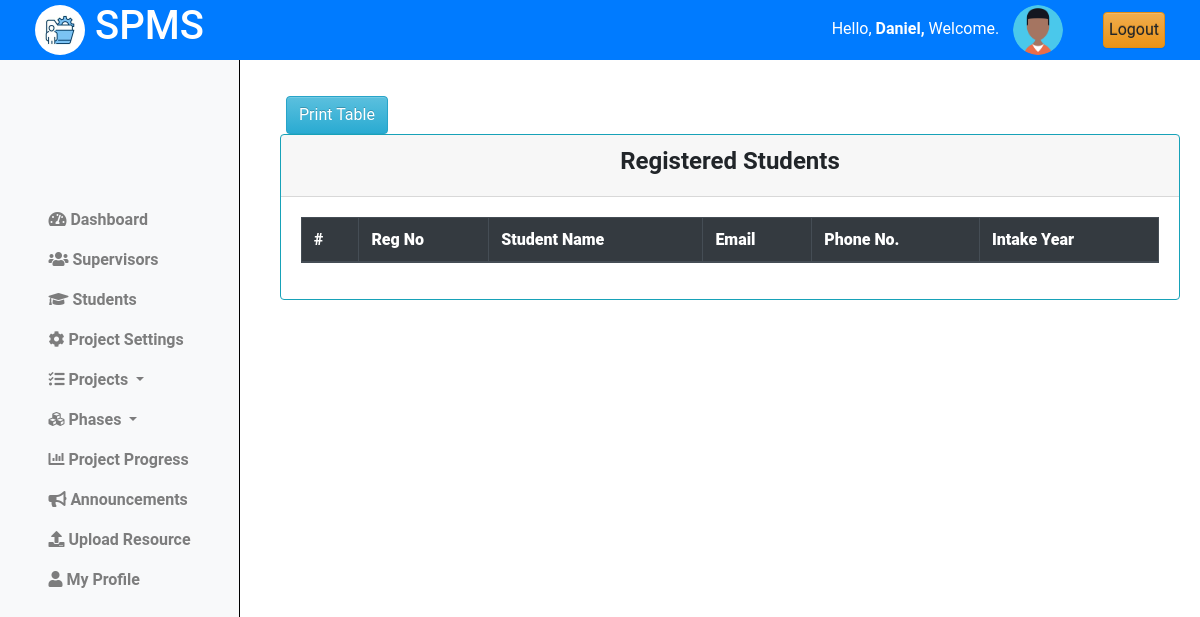
/coordinator/students/registered/ (signed in), run on an earlier commit of the app's database.
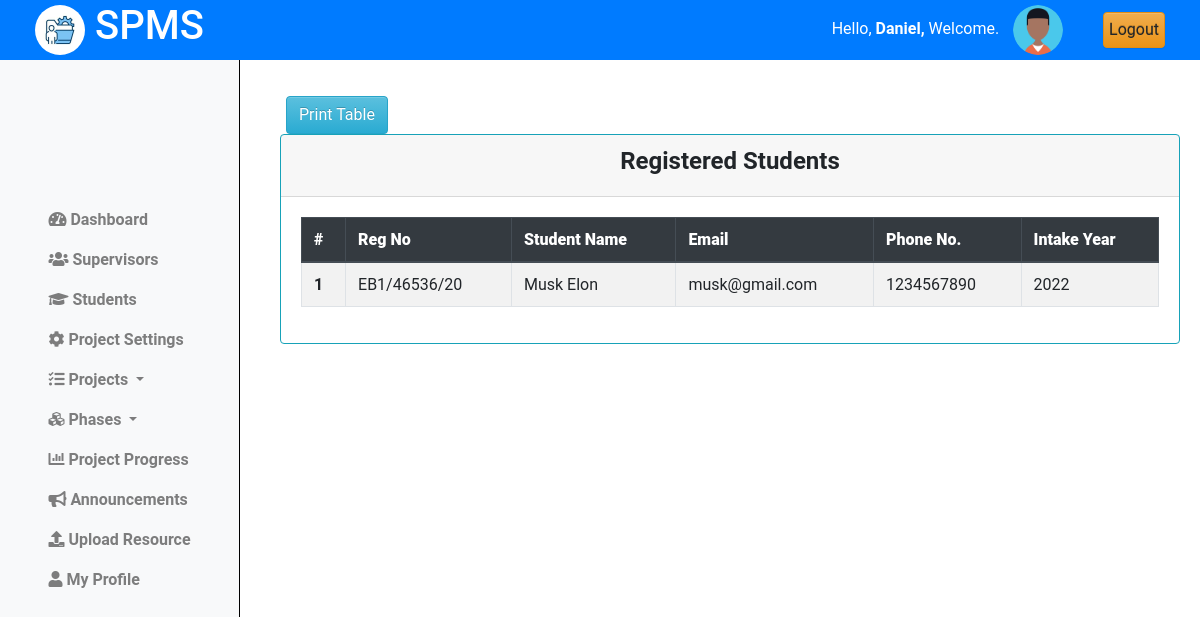
And on a later commit of the database.
### projectsApp/models.py (models this page shows, shortened)
class Student(models.Model):
    regno = models.CharField(max_length=255, unique=True)
    email = models.EmailField(max_length=255, unique=True)
    name = models.CharField(max_length=255)
    phone_number = models.IntegerField(null=True, blank=True)
    intake_year = models.PositiveSmallIntegerField(default=2024)
    password = models.CharField(max_length=128, null=False, blank=False)
    user_id = models.AutoField(primary_key=True)
    last_login = models.DateTimeField(blank=True, null=True)
    USERNAME_FIELD = 'email'
    REQUIRED_FIELDS = ['regno', 'name', 'phone_number']
    class Meta:
        db_table = "students"

### projectsApp/AccessControl.py (the view)
    @login_required
    def wrapper(request, *args, **kwargs):
        if not isinstance(request.user, Coordinator):
            return redirect('cordinator_login')
        return function(request, *args, **kwargs)

### projectsApp/AccessControl.py (called while the page is built)
def coordinator_required(function):
    @login_required
    def wrapper(request, *args, **kwargs):
        if not isinstance(request.user, Coordinator):
            return redirect('cordinator_login')
        return function(request, *args, **kwargs)
    return wrapper

### projectsApp/views.py (called while the page is built)
@coordinator_required
def reg_students(request):
    students = Student.objects.all().order_by('regno')
    context = {'students':students}
    return render(request, 'cordinator/students.html', context)

### projectsApp/templates/cordinator/students.html (shortened to what this page needs)
{% extends 'base_cord.html' %}
{% load static %}
{% block content %}
{% include 'column1_cord.html' %}
<div class="content">
    <div class="container-fluid">
        <div class="row">
            <div class="text-center mt-3 ml-3">
                <button id="print-button" onclick="printTable()" class="btn btn-info">Print Table</button>
            </div>
            <div class="card border-info">
                <div class="card-header text-center">
                    <h4><b>Registered Students</b></h4>
                </div>
                <div class="card-body">
                    <table id="print-table" class="table table-bordered table-hover  table-striped border-info">
                        <thead class="thead-dark">
                            <tr>
                                <th scope="col"><b>#</b></b></th>
                                <th scope="col"><b>Reg No</b></th>
                                <th scope="col"><b>Student Name</b></th>
                                <th scope="col"><b>Email</b></th>
                                <th scope="col"><b>Phone No.</b></th>
                                <th scope="col"><b>Intake Year</b></th>
                            </tr>
                        </thead>
                        <tbody>
                            {% for student in students %}
                                <tr>
                                    <th scope="row">{{forloop.counter}}</th>
                                    <td>{{student.regno|upper }}</td>
                                    <td>{{student.name|title}}</td>
                                    <td>{{student.email}}</td>
                                    <td>{{student.phone_number}}</td>
                                    <td>{{student.intake_year}}</td>
                                </tr>
                            {% endfor %}
                        </tbody>
                    </table>
                </div>
            </div>
        </div>
    </div>
</div>
<link rel="stylesheet" href="{% static 'css/mystudents.css' %}">
{% endblock %}

What changed in the data, as far as the page shows it:
added Student: regno "EB1/46536/20", name "Musk Elon", email "musk@gmail.com", phone_number "1234567890", intake_year "2022"
